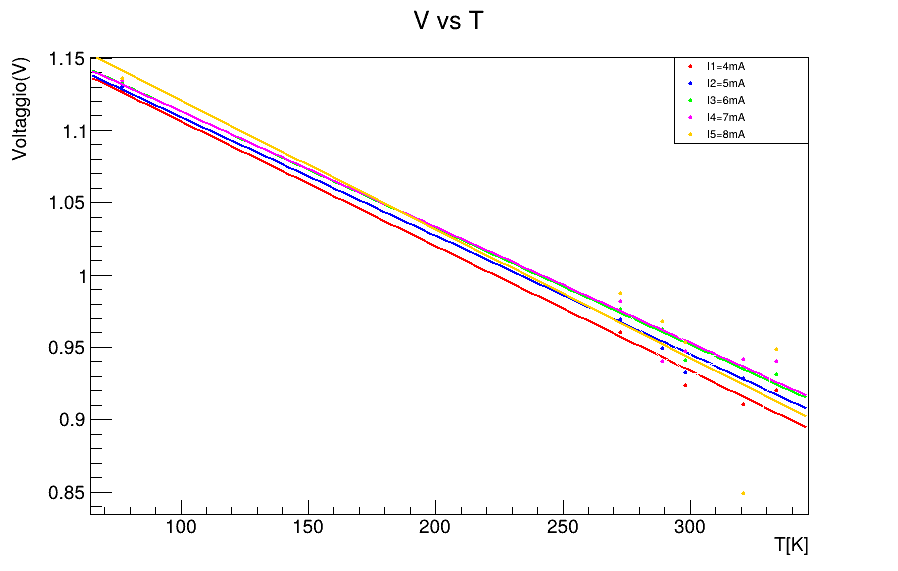

This chart was generated by the following Python code:
import ROOT
import pandas as pd
from array import array


df = pd.read_excel("Esperienza_2.xlsx", sheet_name="Sheet1")

# Crea MultiGraph
mg = ROOT.TMultiGraph()

colors = [ROOT.kRed, ROOT.kBlue, ROOT.kGreen, ROOT.kMagenta, ROOT.kOrange]
# Crea un grafico per ogni colonna Y
y_columns = [col for col in df.columns if col.startswith('V')]

nomilegenda=["I1=4mA", "I2=5mA", "I3=6mA", "I4=7mA", "I5=8mA"]

for i, y_col in enumerate(y_columns):
    # Prendi i dati, rimuovi valori NaN
    valid_data = df[['T', y_col]].dropna()
    if len(valid_data) > 0:
        x = array('d', valid_data['T'].values)
        y = array('d', valid_data[y_col].values)
        
        graph = ROOT.TGraph(len(x), x, y)
        graph.SetName(y_col)
        graph.SetMarkerColor(colors[i % len(colors)])
        graph.SetMarkerStyle(20)
        graph.SetMarkerSize(0.5)
        graph.SetLineColor(ROOT.kWhite)
        graph.SetTitle(nomilegenda[i])

        fit=ROOT.TF1(f"fit_{y_col}", "pol1")
      
        fit.SetLineColor(colors[i % len(colors)])
        fit.SetLineWidth(2)
        graph.Fit(fit, "Q")
        mg.Add(graph)

        print(f"Dataset {i+1}: y = {fit.GetParameter(1):.3f}x + {fit.GetParameter(0):.3f}")

# Visualizza

c = ROOT.TCanvas("c1", "Multipli Dataset da Excel", 900, 600)
mg.Draw("APL")
mg.SetTitle("V vs T;T[K];Voltaggio(V)")
c.BuildLegend(0.75, 0.75, 0.9, 0.9)
c.Update()
c.Draw()
c.SaveAs("V_vs_T.png") 
input("Premi Invio per chiudere...")
